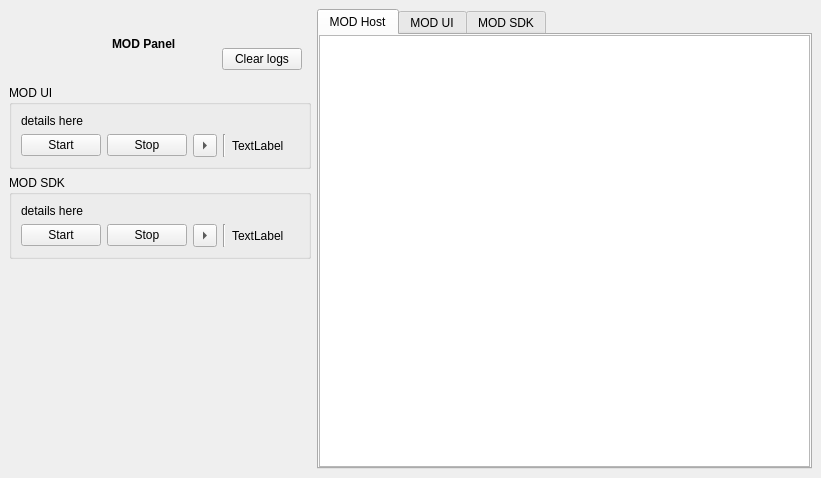
<?xml version="1.0" encoding="UTF-8"?>
<ui version="4.0">
 <class>PanelWindow</class>
 <widget class="QMainWindow" name="PanelWindow">
  <property name="geometry">
   <rect>
    <x>0</x>
    <y>0</y>
    <width>821</width>
    <height>478</height>
   </rect>
  </property>
  <property name="windowTitle">
   <string>MOD Panel</string>
  </property>
  <widget class="QWidget" name="centralwidget">
   <layout class="QGridLayout" name="gridLayout">
    <item row="0" column="0">
     <widget class="QWidget" name="area_title" native="true">
      <layout class="QHBoxLayout" name="horizontalLayout">
       <item>
        <spacer name="horizontalSpacer">
         <property name="orientation">
          <enum>Qt::Horizontal</enum>
         </property>
         <property name="sizeType">
          <enum>QSizePolicy::Preferred</enum>
         </property>
         <property name="sizeHint" stdset="0">
          <size>
           <width>40</width>
           <height>20</height>
          </size>
         </property>
        </spacer>
       </item>
       <item>
        <widget class="QLabel" name="label">
         <property name="minimumSize">
          <size>
           <width>48</width>
           <height>48</height>
          </size>
         </property>
         <property name="maximumSize">
          <size>
           <width>48</width>
           <height>48</height>
          </size>
         </property>
         <property name="text">
          <string/>
         </property>
         <property name="pixmap">
          <pixmap resource="../resources.qrc">:/48x48/mod.png</pixmap>
         </property>
        </widget>
       </item>
       <item>
        <widget class="QLabel" name="l_title">
         <property name="font">
          <font>
           <weight>75</weight>
           <bold>true</bold>
          </font>
         </property>
         <property name="text">
          <string>MOD Panel</string>
         </property>
        </widget>
       </item>
       <item>
        <spacer name="spacer_name_b_logs">
         <property name="orientation">
          <enum>Qt::Horizontal</enum>
         </property>
         <property name="sizeType">
          <enum>QSizePolicy::Preferred</enum>
         </property>
         <property name="sizeHint" stdset="0">
          <size>
           <width>40</width>
           <height>20</height>
          </size>
         </property>
        </spacer>
       </item>
       <item>
        <layout class="QVBoxLayout" name="hl_b_logs">
         <item>
          <spacer name="spacer_clear_logs">
           <property name="orientation">
            <enum>Qt::Vertical</enum>
           </property>
           <property name="sizeType">
            <enum>QSizePolicy::Preferred</enum>
           </property>
           <property name="sizeHint" stdset="0">
            <size>
             <width>20</width>
             <height>40</height>
            </size>
           </property>
          </spacer>
         </item>
         <item>
          <widget class="QPushButton" name="b_clear_logs">
           <property name="text">
            <string>Clear logs</string>
           </property>
          </widget>
         </item>
        </layout>
       </item>
      </layout>
     </widget>
    </item>
    <item row="0" column="1" rowspan="4">
     <widget class="QTabWidget" name="tab_logs">
      <property name="currentIndex">
       <number>0</number>
      </property>
      <widget class="QWidget" name="tab_logs_host">
       <attribute name="title">
        <string>MOD Host</string>
       </attribute>
       <layout class="QHBoxLayout" name="horizontalLayout_4">
        <property name="spacing">
         <number>0</number>
        </property>
        <property name="margin">
         <number>0</number>
        </property>
        <item>
         <widget class="QPlainTextEdit" name="text_host">
          <property name="undoRedoEnabled">
           <bool>false</bool>
          </property>
          <property name="lineWrapMode">
           <enum>QPlainTextEdit::NoWrap</enum>
          </property>
          <property name="readOnly">
           <bool>true</bool>
          </property>
          <property name="textInteractionFlags">
           <set>Qt::TextSelectableByKeyboard|Qt::TextSelectableByMouse</set>
          </property>
         </widget>
        </item>
       </layout>
      </widget>
      <widget class="QWidget" name="tab_logs_ui">
       <attribute name="title">
        <string>MOD UI</string>
       </attribute>
       <layout class="QHBoxLayout" name="horizontalLayout_2">
        <property name="spacing">
         <number>0</number>
        </property>
        <property name="margin">
         <number>0</number>
        </property>
        <item>
         <widget class="QPlainTextEdit" name="text_ui">
          <property name="undoRedoEnabled">
           <bool>false</bool>
          </property>
          <property name="lineWrapMode">
           <enum>QPlainTextEdit::NoWrap</enum>
          </property>
          <property name="readOnly">
           <bool>true</bool>
          </property>
          <property name="textInteractionFlags">
           <set>Qt::TextSelectableByKeyboard|Qt::TextSelectableByMouse</set>
          </property>
         </widget>
        </item>
       </layout>
      </widget>
      <widget class="QWidget" name="tab_logs_sdk">
       <attribute name="title">
        <string>MOD SDK</string>
       </attribute>
       <layout class="QHBoxLayout" name="horizontalLayout_3">
        <property name="spacing">
         <number>0</number>
        </property>
        <property name="margin">
         <number>0</number>
        </property>
        <item>
         <widget class="QPlainTextEdit" name="text_sdk">
          <property name="undoRedoEnabled">
           <bool>false</bool>
          </property>
          <property name="lineWrapMode">
           <enum>QPlainTextEdit::NoWrap</enum>
          </property>
          <property name="readOnly">
           <bool>true</bool>
          </property>
          <property name="textInteractionFlags">
           <set>Qt::TextSelectableByKeyboard|Qt::TextSelectableByMouse</set>
          </property>
         </widget>
        </item>
       </layout>
      </widget>
     </widget>
    </item>
    <item row="1" column="0">
     <widget class="QGroupBox" name="group_ui">
      <property name="title">
       <string>MOD UI</string>
      </property>
      <layout class="QVBoxLayout" name="verticalLayout_2">
       <item>
        <widget class="QLabel" name="l_ui_details">
         <property name="text">
          <string>details here</string>
         </property>
         <property name="wordWrap">
          <bool>true</bool>
         </property>
        </widget>
       </item>
       <item>
        <layout class="QHBoxLayout" name="hl_ui">
         <item>
          <widget class="QPushButton" name="b_ui_start">
           <property name="text">
            <string>Start</string>
           </property>
          </widget>
         </item>
         <item>
          <widget class="QPushButton" name="b_ui_stop">
           <property name="text">
            <string>Stop</string>
           </property>
          </widget>
         </item>
         <item>
          <widget class="QToolButton" name="tb_ui">
           <property name="text">
            <string>...</string>
           </property>
           <property name="arrowType">
            <enum>Qt::RightArrow</enum>
           </property>
          </widget>
         </item>
         <item>
          <widget class="Line" name="line_ui">
           <property name="orientation">
            <enum>Qt::Vertical</enum>
           </property>
          </widget>
         </item>
         <item>
          <widget class="QLabel" name="l_ui_status">
           <property name="text">
            <string>TextLabel</string>
           </property>
          </widget>
         </item>
        </layout>
       </item>
      </layout>
     </widget>
    </item>
    <item row="2" column="0">
     <widget class="QGroupBox" name="group_sdk">
      <property name="title">
       <string>MOD SDK</string>
      </property>
      <layout class="QVBoxLayout" name="verticalLayout">
       <item>
        <widget class="QLabel" name="l_sdk_details">
         <property name="text">
          <string>details here</string>
         </property>
         <property name="wordWrap">
          <bool>true</bool>
         </property>
        </widget>
       </item>
       <item>
        <layout class="QHBoxLayout" name="hl_sdk">
         <item>
          <widget class="QPushButton" name="b_sdk_start">
           <property name="text">
            <string>Start</string>
           </property>
          </widget>
         </item>
         <item>
          <widget class="QPushButton" name="b_sdk_stop">
           <property name="text">
            <string>Stop</string>
           </property>
          </widget>
         </item>
         <item>
          <widget class="QToolButton" name="tb_sdk">
           <property name="text">
            <string>...</string>
           </property>
           <property name="arrowType">
            <enum>Qt::RightArrow</enum>
           </property>
          </widget>
         </item>
         <item>
          <widget class="Line" name="line_sdk">
           <property name="orientation">
            <enum>Qt::Vertical</enum>
           </property>
          </widget>
         </item>
         <item>
          <widget class="QLabel" name="l_sdk_status">
           <property name="text">
            <string>TextLabel</string>
           </property>
          </widget>
         </item>
        </layout>
       </item>
      </layout>
     </widget>
    </item>
    <item row="3" column="0">
     <spacer name="spacer_bottom">
      <property name="orientation">
       <enum>Qt::Vertical</enum>
      </property>
      <property name="sizeHint" stdset="0">
       <size>
        <width>268</width>
        <height>219</height>
       </size>
      </property>
     </spacer>
    </item>
   </layout>
  </widget>
 </widget>
 <resources>
  <include location="../resources.qrc"/>
 </resources>
 <connections/>
</ui>
